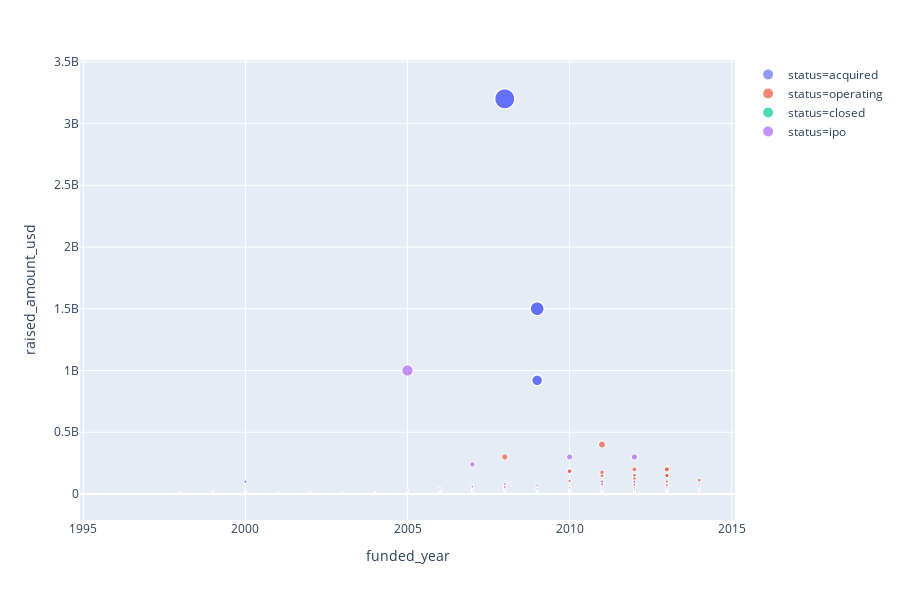

Source (notebook cell):
### Code cell
#Funding Year vs. Amount Raised
fig3 = px.scatter(df1, x="funded_year", y="raised_amount_usd", color="status", size='raised_amount_usd')
fig3.show()
#There no significant trendline in this visualization. However, it is evident that as time goes on startups are raising larger funds. We alao notice a huge outlier for a company in 2008 that raised $320 million in funding.

### Figure 1 — Plotly figure (JSON) as saved in the notebook; plotly's stock layout.template omitted (floating-point values rounded to 4 significant figures; data arrays with more than 128 entries replaced by an {"elided": "..."} marker saying what was removed)
{"data": [{"hoverlabel": {"namelength": 0}, "hovertemplate": "status=acquired<br>funded_year=%{x}<br>raised_amount_usd=%{marker.size}", "legendgroup": "status=acquired", "marker": {"color": "#636efa", "size": {"elided": "210 int values"}, "sizemode": "area", "sizeref": 8000000, "symbol": "circle"}, "mode": "markers", "name": "status=acquired", "showlegend": true, "type": "scattergl", "x": {"elided": "210 int values"}, "xaxis": "x", "y": {"elided": "210 int values"}, "yaxis": "y"}, {"hoverlabel": {"namelength": 0}, "hovertemplate": "status=operating<br>funded_year=%{x}<br>raised_amount_usd=%{marker.size}", "legendgroup": "status=operating", "marker": {"color": "#EF553B", "size": {"elided": "1001 int values"}, "sizemode": "area", "sizeref": 8000000, "symbol": "circle"}, "mode": "markers", "name": "status=operating", "showlegend": true, "type": "scattergl", "x": {"elided": "1001 int values"}, "xaxis": "x", "y": {"elided": "1001 int values"}, "yaxis": "y"}, {"hoverlabel": {"namelength": 0}, "hovertemplate": "status=closed<br>funded_year=%{x}<br>raised_amount_usd=%{marker.size}", "legendgroup": "status=closed", "marker": {"color": "#00cc96", "size": [118000, 24000000, 9800000, 20000, 20000, 8000000, 20000, 12000000, 15000, 200000, 200000, 180000, 240000, 1100000, 9500000, 9500000, 9500000, 10500000, 1000000, 15000, 1300000, 1300000, 25000, 3100000, 75000, 50000, 20000, 15100000, 7800000, 1000000, 2529175, 18000, 350000, 18800000, 1700000, 600000, 15000, 45000000, 25000, 350000, 50000, 1500000, 8000000, 30000000, 10500000, 18000, 7500000, 21000000, 12000, 12000], "sizemode": "area", "sizeref": 8000000, "symbol": "circle"}, "mode": "markers", "name": "status=closed", "showlegend": true, "type": "scattergl", "x": [2012, 2008, 2010, 2009, 2012, 2008, 2010, 2008, 2007, 2009, 2008, 2008, 2010, 2011, 2007, 2007, 2007, 2008, 2006, 2007, 2010, 2010, 2008, 2009, 2011, 2006, 2010, 2008, 2012, 2009, 2009, 2010, 2012, 2008, 2011, 2013, 2010, 2011, 2013, 2008, 2011, 2012, 2007, 2010, 2012, 2011, 2009, 2006, 2011, 2010], "xaxis": "x", "y": [118000, 24000000, 9800000, 20000, 20000, 8000000, 20000, 12000000, 15000, 200000, 200000, 180000, 240000, 1100000, 9500000, 9500000, 9500000, 10500000, 1000000, 15000, 1300000, 1300000, 25000, 3100000, 75000, 50000, 20000, 15100000, 7800000, 1000000, 2529175, 18000, 350000, 18800000, 1700000, 600000, 15000, 45000000, 25000, 350000, 50000, 1500000, 8000000, 30000000, 10500000, 18000, 7500000, 21000000, 12000, 12000], "yaxis": "y"}, {"hoverlabel": {"namelength": 0}, "hovertemplate": "status=ipo<br>funded_year=%{x}<br>raised_amount_usd=%{marker.size}", "legendgroup": "status=ipo", "marker": {"color": "#ab63fa", "size": [30000000, 69000000, 30000000, 30000000, 30000000, 80000000, 65000000, 3000000, 15500000, 19000000, 11200000, 78000000, 33200000, 33200000, 1000000000, 300000000, 16200000, 16200000, 59500000, 59500000, 32500000, 20000000, 37000000, 70000000, 32000000, 240000000, 14500000, 50000000, 42500000, 47500000, 40000000, 100000000, 22700000, 10000000, 26600000, 10000000, 10000000, 6800000, 6600000, 22000000, 800000, 30000000, 40000000, 35000000, 50000000, 1600000, 300000000], "sizemode": "area", "sizeref": 8000000, "symbol": "circle"}, "mode": "markers", "name": "status=ipo", "showlegend": true, "type": "scattergl", "x": [2007, 2009, 2007, 2007, 2007, 2008, 2007, 1999, 1999, 2000, 2001, 2011, 1999, 1999, 2005, 2012, 2005, 2005, 2007, 2007, 2002, 2010, 2006, 2013, 2009, 2007, 2008, 2013, 2012, 2009, 2009, 2012, 2008, 2000, 2005, 2010, 2011, 2008, 2011, 2010, 2009, 2008, 2006, 2011, 2012, 1996, 2010], "xaxis": "x", "y": [30000000, 69000000, 30000000, 30000000, 30000000, 80000000, 65000000, 3000000, 15500000, 19000000, 11200000, 78000000, 33200000, 33200000, 1000000000, 300000000, 16200000, 16200000, 59500000, 59500000, 32500000, 20000000, 37000000, 70000000, 32000000, 240000000, 14500000, 50000000, 42500000, 47500000, 40000000, 100000000, 22700000, 10000000, 26600000, 10000000, 10000000, 6800000, 6600000, 22000000, 800000, 30000000, 40000000, 35000000, 50000000, 1600000, 300000000], "yaxis": "y"}], "layout": {"height": 600, "legend": {"itemsizing": "constant", "tracegroupgap": 0}, "margin": {"t": 60}, "xaxis": {"anchor": "y", "domain": [0, 1], "title": {"text": "funded_year"}}, "yaxis": {"anchor": "x", "domain": [0, 1], "title": {"text": "raised_amount_usd"}}}}
